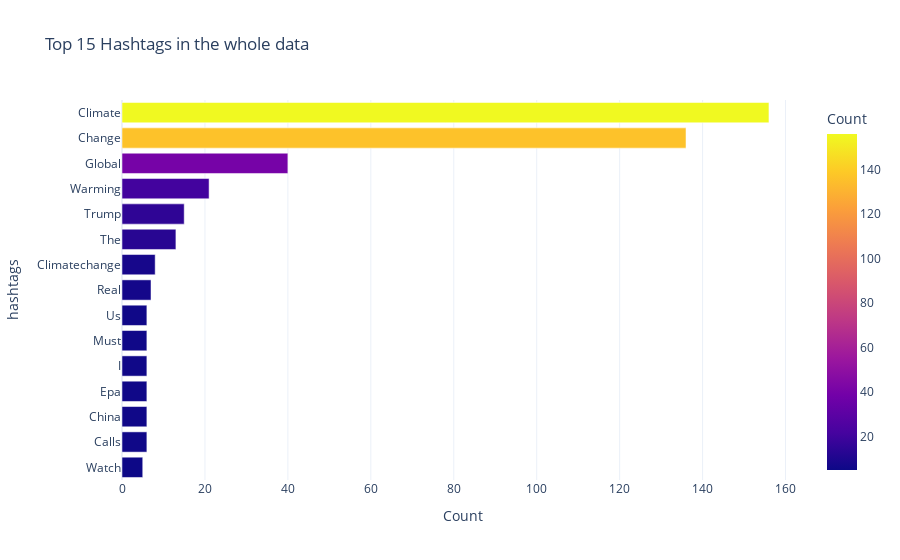

Notebook code cell kept with this figure:
### Markdown cell above
#### - Visualizing the data

### Code cell
fig = px.bar(hashtag, x='count', y=hashtag.index, color='count', title='Top 15 hashtag in the whole data',
             template='plotly_white', labels={'ngram': 'Bigram', 'count': 'Count'}).update_xaxes(categoryorder='total ascending')
fig.show()

### Figure 1 — Plotly figure (JSON) as saved in the notebook; plotly's stock layout.template omitted (floating-point values rounded to 4 significant figures)
{"data": [{"alignmentgroup": "True", "hovertemplate": "Count=%{marker.color}<br>hashtags=%{y}<extra></extra>", "legendgroup": "", "marker": {"color": [5, 6, 6, 6, 6, 6, 6, 7, 8, 13, 15, 21, 40, 136, 156], "coloraxis": "coloraxis", "pattern": {"shape": ""}}, "name": "", "offsetgroup": "", "orientation": "h", "showlegend": false, "textposition": "auto", "type": "bar", "x": [5, 6, 6, 6, 6, 6, 6, 7, 8, 13, 15, 21, 40, 136, 156], "xaxis": "x", "y": ["Watch", "Calls", "China", "Epa", "I", "Must", "Us", "Real", "Climatechange", "The", "Trump", "Warming", "Global", "Change", "Climate"], "yaxis": "y"}], "layout": {"barmode": "relative", "coloraxis": {"colorbar": {"title": {"text": "Count"}}, "colorscale": [[0, "#0d0887"], [0.1111, "#46039f"], [0.2222, "#7201a8"], [0.3333, "#9c179e"], [0.4444, "#bd3786"], [0.5556, "#d8576b"], [0.6667, "#ed7953"], [0.7778, "#fb9f3a"], [0.8889, "#fdca26"], [1, "#f0f921"]]}, "legend": {"tracegroupgap": 0}, "title": {"text": "Top 15 Hashtags in the whole data"}, "xaxis": {"anchor": "y", "categoryorder": "total ascending", "domain": [0, 1], "title": {"text": "Count"}}, "yaxis": {"anchor": "x", "domain": [0, 1], "title": {"text": "hashtags"}}}}
